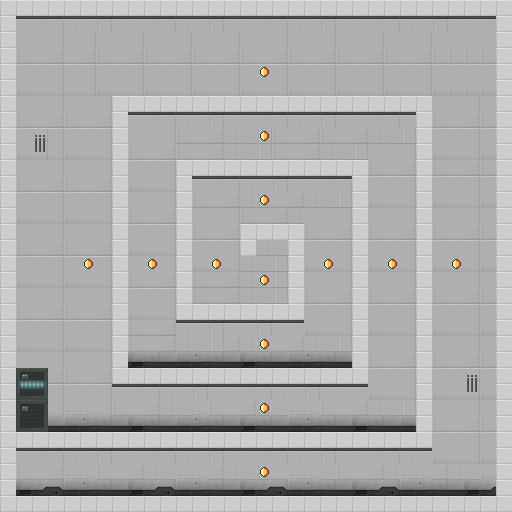

The image is a tile-based game level rendered from a .tmx file. Its description and complete source (layers, tilesets, objects, tile grids) follow:
An orthogonal 32x32 tile map with 16x16 px tiles, 2 tile layers (background, level).

<map version="1.2" tiledversion="1.3.1" orientation="orthogonal" renderorder="right-down" compressionlevel="0" width="32" height="32" tilewidth="16" tileheight="16" infinite="0" nextlayerid="3" nextobjectid="1">
 <properties>
  <property name="maxMirrors" type="int" value="12" />
 </properties>
 <tileset firstgid="1" source="scifi_platformTiles_16x16.tsx" />
 <layer id="1" name="background" width="32" height="32">
  <data encoding="csv">
0,0,0,0,0,0,0,0,0,0,0,0,0,0,0,0,0,0,0,0,0,0,0,0,0,0,0,0,0,0,0,0,
0,246,247,248,249,250,251,252,246,247,248,249,250,251,252,246,247,248,249,250,251,252,246,247,248,249,250,251,252,246,247,0,
0,281,282,283,282,283,281,282,283,281,282,283,281,282,283,281,282,283,281,282,283,281,282,283,281,282,283,281,281,281,281,0,
0,316,317,318,317,318,316,317,318,316,317,318,316,317,318,316,317,318,316,317,318,316,317,318,316,317,318,316,316,316,316,0,
0,351,352,353,352,353,351,352,353,351,352,353,351,352,353,351,352,353,351,352,353,351,352,353,351,352,353,351,351,351,351,0,
0,386,387,388,387,388,386,387,388,386,387,388,386,387,388,386,387,388,386,387,388,386,387,388,386,387,388,386,386,386,386,0,
0,281,282,283,281,282,283,0,0,0,0,0,0,0,0,0,0,0,0,0,0,0,0,0,0,0,0,281,282,283,281,0,
0,316,317,318,316,317,318,0,246,247,248,249,250,251,252,246,247,248,249,250,251,252,246,247,248,246,0,316,317,318,316,0,
0,351,356,353,351,352,353,0,281,282,283,316,317,318,319,320,321,316,317,318,316,317,318,319,320,321,0,351,352,353,351,0,
0,386,391,388,386,387,388,0,316,317,318,316,317,318,319,320,321,316,317,318,319,320,321,281,282,283,0,386,387,388,386,0,
0,281,282,283,281,282,283,0,351,352,353,0,0,0,0,0,0,0,0,0,0,0,0,316,317,318,0,316,317,318,316,0,
0,316,317,318,316,317,318,0,386,387,388,0,246,247,248,249,250,251,252,246,247,248,0,351,352,353,0,351,352,353,351,0,
0,351,352,353,351,352,353,0,281,282,283,0,316,317,318,319,316,317,318,319,320,321,0,386,387,388,0,386,387,388,386,0,
0,386,387,388,386,387,388,0,316,317,318,0,281,282,283,316,317,318,319,281,282,283,0,281,282,283,0,281,282,283,281,0,
0,281,282,283,281,282,283,0,351,352,353,0,316,317,318,0,0,0,0,316,317,318,0,316,317,318,0,316,317,318,316,0,
0,316,317,318,316,317,318,0,386,387,388,0,351,352,353,0,319,320,0,351,352,353,0,351,352,353,0,351,352,353,351,0,
0,351,352,353,351,352,353,0,281,282,283,0,386,387,388,319,320,321,0,386,387,388,0,386,387,388,0,386,387,388,386,0,
0,386,387,388,386,387,388,0,316,317,318,0,316,317,318,319,320,321,0,281,282,283,0,281,282,283,0,281,282,283,281,0,
0,281,282,283,281,282,283,0,351,352,353,0,316,317,318,319,320,321,0,316,317,318,0,316,317,318,0,316,317,318,316,0,
0,316,317,318,316,317,318,0,386,387,388,0,0,0,0,0,0,0,0,351,352,353,0,351,352,353,0,351,352,353,351,0,
0,351,352,353,351,352,353,0,316,317,318,249,250,251,252,250,251,246,247,386,387,388,0,386,387,388,0,386,387,388,386,0,
0,386,387,388,386,387,388,0,316,317,318,319,320,321,318,319,316,317,318,319,320,321,0,281,282,283,0,281,282,283,281,0,
0,281,282,283,281,282,283,0,421,426,427,424,425,426,427,421,426,427,424,425,426,427,0,316,317,318,0,316,317,318,316,0,
0,71,72,318,316,317,318,0,0,0,0,0,0,0,0,0,0,0,0,0,0,0,0,351,352,353,0,351,352,356,351,0,
0,106,107,353,351,352,353,246,247,248,249,250,251,252,246,247,248,249,250,251,252,246,247,386,387,388,0,386,387,391,386,0,
0,141,142,388,389,390,388,316,317,318,319,320,390,316,317,318,319,320,389,390,316,317,318,319,320,321,0,281,282,283,281,0,
0,176,177,427,424,425,426,427,421,426,427,424,425,426,427,421,426,427,424,425,426,427,421,426,427,424,0,316,317,318,316,0,
0,0,0,0,0,0,0,0,0,0,0,0,0,0,0,0,0,0,0,0,0,0,0,0,0,0,0,351,352,353,351,0,
0,246,247,248,249,250,251,252,246,247,248,249,250,251,252,246,247,248,249,250,251,252,246,247,248,249,250,386,387,388,386,0,
0,316,317,318,389,390,316,317,318,319,320,389,390,318,319,320,316,317,389,390,320,316,317,318,319,389,390,318,319,320,386,0,
0,421,422,423,424,425,426,427,421,422,423,424,425,426,427,421,422,423,424,425,426,427,421,422,423,424,425,426,427,421,422,0,
0,0,0,0,0,0,0,0,0,0,0,0,0,0,0,0,0,0,0,0,0,0,0,0,0,0,0,0,0,0,0,0
</data>
 </layer>
 <layer id="2" name="level" width="32" height="32">
  <data encoding="csv">
456,456,456,456,456,456,456,456,456,456,456,456,456,456,456,456,456,456,456,456,456,456,456,456,456,456,456,456,456,456,456,456,
456,77,77,77,77,77,77,77,77,77,77,77,77,77,77,77,77,77,77,77,77,77,77,77,77,77,77,77,77,77,77,456,
456,77,77,77,77,77,77,77,77,77,77,77,77,77,77,77,77,77,77,77,77,77,77,77,77,77,77,77,77,77,77,456,
456,77,77,77,77,77,77,77,77,77,77,77,77,77,77,77,77,77,77,77,77,77,77,77,77,77,77,77,77,77,77,456,
456,77,77,77,77,77,77,77,77,77,77,77,77,77,77,77,81,77,77,77,77,77,77,77,77,77,77,77,77,77,77,456,
456,77,77,77,77,77,77,77,77,77,77,77,77,77,77,77,77,77,77,77,77,77,77,77,77,77,77,77,77,77,77,456,
456,77,77,77,77,77,77,456,456,456,456,456,456,456,456,456,456,456,456,456,456,456,456,456,456,456,456,77,77,77,77,456,
456,77,77,77,77,77,77,456,77,77,77,77,77,77,77,77,77,77,77,77,77,77,77,77,77,77,456,77,77,77,77,456,
456,77,77,77,77,77,77,456,77,77,77,77,77,77,77,77,81,77,77,77,77,77,77,77,77,77,456,77,77,77,77,456,
456,77,77,77,77,77,77,456,77,77,77,77,77,77,77,77,77,77,77,77,77,77,77,77,77,77,456,77,77,77,77,456,
456,77,77,77,77,77,77,456,77,77,77,456,456,456,456,456,456,456,456,456,456,456,456,77,77,77,456,77,77,77,77,456,
456,77,77,77,77,77,77,456,77,77,77,456,77,77,77,77,77,77,77,77,77,77,456,77,77,77,456,77,77,77,77,456,
456,77,77,77,77,77,77,456,77,77,77,456,77,77,77,77,81,77,77,77,77,77,456,77,77,77,456,77,77,77,77,456,
456,77,77,77,77,77,77,456,77,77,77,456,77,77,77,77,77,77,77,77,77,77,456,77,77,77,456,77,77,77,77,456,
456,77,77,77,77,77,77,456,77,77,77,456,77,77,77,456,456,456,456,77,77,77,456,77,77,77,456,77,77,77,77,456,
456,77,77,77,77,77,77,456,77,77,77,456,77,77,77,456,77,77,456,77,77,77,456,77,77,77,456,77,77,77,77,456,
456,77,77,77,77,81,77,456,77,81,77,456,77,81,77,77,77,77,456,77,81,77,456,77,81,77,456,77,81,77,77,456,
456,77,77,77,77,77,77,456,77,77,77,456,77,77,77,77,81,77,456,77,77,77,456,77,77,77,456,77,77,77,77,456,
456,77,77,77,77,77,77,456,77,77,77,456,77,77,77,77,77,77,456,77,77,77,456,77,77,77,456,77,77,77,77,456,
456,77,77,77,77,77,77,456,77,77,77,456,456,456,456,456,456,456,456,77,77,77,456,77,77,77,456,77,77,77,77,456,
456,77,77,77,77,77,77,456,77,77,77,77,77,77,77,77,77,77,77,77,77,77,456,77,77,77,456,77,77,77,77,456,
456,77,77,77,77,77,77,456,77,77,77,77,77,77,77,77,81,77,77,77,77,77,456,77,77,77,456,77,77,77,77,456,
456,77,77,77,77,77,77,456,77,77,77,77,77,77,77,77,77,77,77,77,77,77,456,77,77,77,456,77,77,77,77,456,
456,77,77,77,77,77,77,456,456,456,456,456,456,456,456,456,456,456,456,456,456,456,456,77,77,77,456,77,77,77,77,456,
456,77,77,77,77,77,77,77,77,77,77,77,77,77,77,77,77,77,77,77,77,77,77,77,77,77,456,77,77,77,77,456,
456,77,77,77,77,77,77,77,77,77,77,77,77,77,77,77,81,77,77,77,77,77,77,77,77,77,456,77,77,77,77,456,
456,77,77,77,77,77,77,77,77,77,77,77,77,77,77,77,77,77,77,77,77,77,77,77,77,77,456,77,77,77,77,456,
456,456,456,456,456,456,456,456,456,456,456,456,456,456,456,456,456,456,456,456,456,456,456,456,456,456,456,77,77,77,77,456,
456,77,77,77,77,77,77,77,77,77,77,77,77,77,77,77,77,77,77,77,77,77,77,77,77,77,77,77,77,77,77,456,
456,77,77,77,77,77,77,77,77,77,77,77,77,77,77,77,81,77,77,77,77,77,77,77,77,77,77,77,77,77,77,456,
456,77,77,77,77,77,77,77,77,77,77,77,77,77,77,77,77,77,77,77,77,77,77,77,77,77,77,77,77,77,77,456,
456,456,456,456,456,456,456,456,456,456,456,456,456,456,456,456,456,456,456,456,456,456,456,456,456,456,456,456,456,456,456,456
</data>
 </layer>
</map>
